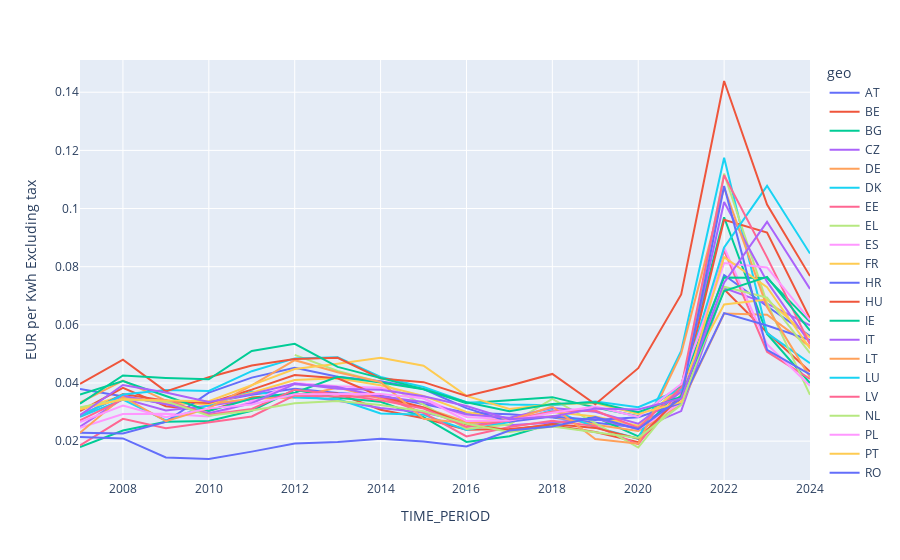

The cell this chart's notebook holds for it:
### Code cell
electricity_prices_hh_df = energy_prices_df[
    (energy_prices_df['nrg_bal'] == 'FC_NHH_E') &
    (energy_prices_df['siec'] == 'G3000') 
]

fig = px.line(electricity_prices_hh_df, x='TIME_PERIOD', y='EUR per Kwh Excluding tax', color='geo')
fig.show()

### Figure 1 — Plotly figure (JSON) as saved in the notebook; plotly's stock layout.template omitted (floating-point values rounded to 4 significant figures)
{"data": [{"hovertemplate": "geo=AT<br>TIME_PERIOD=%{x}<br>EUR per Kwh Excluding tax=%{y}<extra></extra>", "legendgroup": "AT", "line": {"color": "#636efa", "dash": "solid"}, "marker": {"symbol": "circle"}, "mode": "lines", "name": "AT", "orientation": "v", "showlegend": true, "type": "scatter", "x": [2007, 2009, 2010, 2011, 2012, 2013, 2014, 2015, 2016, 2017, 2018, 2019, 2020, 2021, 2022, 2023, 2024], "xaxis": "x", "y": [0.03795, 0.03286, 0.03318, 0.03595, 0.03799, 0.03655, 0.03567, 0.03283, 0.02973, 0.02923, 0.0281, 0.0263, 0.02468, 0.03514, 0.07712, 0.0664, 0.05617], "yaxis": "y"}, {"hovertemplate": "geo=BE<br>TIME_PERIOD=%{x}<br>EUR per Kwh Excluding tax=%{y}<extra></extra>", "legendgroup": "BE", "line": {"color": "#EF553B", "dash": "solid"}, "marker": {"symbol": "circle"}, "mode": "lines", "name": "BE", "orientation": "v", "showlegend": true, "type": "scatter", "x": [2007, 2008, 2009, 2010, 2011, 2012, 2013, 2014, 2015, 2016, 2017, 2018, 2019, 2020, 2021, 2022, 2023, 2024], "xaxis": "x", "y": [0.03036, 0.03835, 0.03203, 0.03046, 0.03504, 0.03617, 0.03635, 0.0308, 0.02788, 0.02393, 0.02414, 0.0255, 0.02314, 0.01965, 0.0348, 0.07224, 0.05735, 0.04396], "yaxis": "y"}, {"hovertemplate": "geo=BG<br>TIME_PERIOD=%{x}<br>EUR per Kwh Excluding tax=%{y}<extra></extra>", "legendgroup": "BG", "line": {"color": "#00cc96", "dash": "solid"}, "marker": {"symbol": "circle"}, "mode": "lines", "name": "BG", "orientation": "v", "showlegend": true, "type": "scatter", "x": [2007, 2008, 2009, 2010, 2011, 2012, 2013, 2014, 2015, 2016, 2017, 2018, 2019, 2020, 2021, 2022, 2023, 2024], "xaxis": "x", "y": [0.01794, 0.02366, 0.02665, 0.02691, 0.03044, 0.0377, 0.03495, 0.03352, 0.02824, 0.01973, 0.02166, 0.02609, 0.02827, 0.02167, 0.03884, 0.097, 0.05688, 0.03998], "yaxis": "y"}, {"hovertemplate": "geo=CZ<br>TIME_PERIOD=%{x}<br>EUR per Kwh Excluding tax=%{y}<extra></extra>", "legendgroup": "CZ", "line": {"color": "#ab63fa", "dash": "solid"}, "marker": {"symbol": "circle"}, "mode": "lines", "name": "CZ", "orientation": "v", "showlegend": true, "type": "scatter", "x": [2007, 2008, 2009, 2010, 2011, 2012, 2013, 2014, 2015, 2016, 2017, 2018, 2019, 2020, 2021, 2022, 2023, 2024], "xaxis": "x", "y": [0.02496, 0.03462, 0.03057, 0.03218, 0.03443, 0.03584, 0.0339, 0.03141, 0.02981, 0.02664, 0.02544, 0.02645, 0.02775, 0.02407, 0.03033, 0.07267, 0.06732, 0.05978], "yaxis": "y"}, {"hovertemplate": "geo=DE<br>TIME_PERIOD=%{x}<br>EUR per Kwh Excluding tax=%{y}<extra></extra>", "legendgroup": "DE", "line": {"color": "#FFA15A", "dash": "solid"}, "marker": {"symbol": "circle"}, "mode": "lines", "name": "DE", "orientation": "v", "showlegend": true, "type": "scatter", "x": [2007, 2008, 2009, 2010, 2011, 2012, 2013, 2014, 2015, 2016, 2017, 2018, 2019, 2020, 2021, 2022, 2023, 2024], "xaxis": "x", "y": [0.03328, 0.04084, 0.03395, 0.03278, 0.03462, 0.03498, 0.03843, 0.03465, 0.03159, 0.02657, 0.02755, 0.02859, 0.02561, 0.02348, 0.03268, 0.06388, 0.06347, 0.05251], "yaxis": "y"}, {"hovertemplate": "geo=DK<br>TIME_PERIOD=%{x}<br>EUR per Kwh Excluding tax=%{y}<extra></extra>", "legendgroup": "DK", "line": {"color": "#19d3f3", "dash": "solid"}, "marker": {"symbol": "circle"}, "mode": "lines", "name": "DK", "orientation": "v", "showlegend": true, "type": "scatter", "x": [2007, 2008, 2009, 2010, 2011, 2012, 2013, 2014, 2015, 2016, 2017, 2018, 2019, 2020, 2021, 2022, 2023, 2024], "xaxis": "x", "y": [0.02839, 0.03433, 0.0271, 0.0324, 0.03707, 0.035, 0.0345, 0.02953, 0.02906, 0.02383, 0.02657, 0.03066, 0.0248, 0.02081, 0.05098, 0.1175, 0.05713, 0.0468], "yaxis": "y"}, {"hovertemplate": "geo=EE<br>TIME_PERIOD=%{x}<br>EUR per Kwh Excluding tax=%{y}<extra></extra>", "legendgroup": "EE", "line": {"color": "#FF6692", "dash": "solid"}, "marker": {"symbol": "circle"}, "mode": "lines", "name": "EE", "orientation": "v", "showlegend": true, "type": "scatter", "x": [2007, 2008, 2009, 2010, 2011, 2012, 2013, 2014, 2015, 2016, 2017, 2018, 2019, 2020, 2021, 2022, 2023, 2024], "xaxis": "x", "y": [0.01856, 0.02766, 0.02441, 0.02649, 0.02847, 0.03572, 0.03538, 0.03532, 0.02975, 0.02163, 0.02489, 0.02705, 0.02517, 0.01891, 0.03819, 0.08549, 0.05076, 0.04143], "yaxis": "y"}, {"hovertemplate": "geo=EL<br>TIME_PERIOD=%{x}<br>EUR per Kwh Excluding tax=%{y}<extra></extra>", "legendgroup": "EL", "line": {"color": "#B6E880", "dash": "solid"}, "marker": {"symbol": "circle"}, "mode": "lines", "name": "EL", "orientation": "v", "showlegend": true, "type": "scatter", "x": [2012, 2013, 2014, 2015, 2016, 2017, 2018, 2019, 2020, 2021, 2022, 2023, 2024], "xaxis": "x", "y": [0.04966, 0.04412, 0.0403, 0.03254, 0.0242, 0.02574, 0.03451, 0.02609, 0.01781, 0.03612, 0.112, 0.06748, 0.03596], "yaxis": "y"}, {"hovertemplate": "geo=ES<br>TIME_PERIOD=%{x}<br>EUR per Kwh Excluding tax=%{y}<extra></extra>", "legendgroup": "ES", "line": {"color": "#FF97FF", "dash": "solid"}, "marker": {"symbol": "circle"}, "mode": "lines", "name": "ES", "orientation": "v", "showlegend": true, "type": "scatter", "x": [2007, 2008, 2009, 2010, 2011, 2012, 2013, 2014, 2015, 2016, 2017, 2018, 2019, 2020, 2021, 2022, 2023, 2024], "xaxis": "x", "y": [0.02455, 0.02933, 0.02943, 0.0285, 0.0337, 0.03996, 0.03891, 0.03838, 0.03469, 0.02832, 0.02756, 0.03017, 0.03048, 0.02406, 0.03323, 0.0866, 0.05331, 0.03903], "yaxis": "y"}, {"hovertemplate": "geo=FR<br>TIME_PERIOD=%{x}<br>EUR per Kwh Excluding tax=%{y}<extra></extra>", "legendgroup": "FR", "line": {"color": "#FECB52", "dash": "solid"}, "marker": {"symbol": "circle"}, "mode": "lines", "name": "FR", "orientation": "v", "showlegend": true, "type": "scatter", "x": [2007, 2008, 2009, 2010, 2011, 2012, 2013, 2014, 2015, 2016, 2017, 2018, 2019, 2020, 2021, 2022, 2023, 2024], "xaxis": "x", "y": [0.03134, 0.0355, 0.03306, 0.03277, 0.03663, 0.04103, 0.04162, 0.03923, 0.03557, 0.03001, 0.02751, 0.03005, 0.02844, 0.02529, 0.03951, 0.06701, 0.06869, 0.05563], "yaxis": "y"}, {"hovertemplate": "geo=HR<br>TIME_PERIOD=%{x}<br>EUR per Kwh Excluding tax=%{y}<extra></extra>", "legendgroup": "HR", "line": {"color": "#636efa", "dash": "solid"}, "marker": {"symbol": "circle"}, "mode": "lines", "name": "HR", "orientation": "v", "showlegend": true, "type": "scatter", "x": [2007, 2008, 2009, 2010, 2011, 2012, 2013, 2014, 2015, 2016, 2017, 2018, 2019, 2020, 2021, 2022, 2023, 2024], "xaxis": "x", "y": [0.0229, 0.02263, 0.0266, 0.0367, 0.04185, 0.04521, 0.04218, 0.04057, 0.03791, 0.03135, 0.02664, 0.02848, 0.02731, 0.02823, 0.03314, 0.06402, 0.05975, 0.05475], "yaxis": "y"}, {"hovertemplate": "geo=HU<br>TIME_PERIOD=%{x}<br>EUR per Kwh Excluding tax=%{y}<extra></extra>", "legendgroup": "HU", "line": {"color": "#EF553B", "dash": "solid"}, "marker": {"symbol": "circle"}, "mode": "lines", "name": "HU", "orientation": "v", "showlegend": true, "type": "scatter", "x": [2007, 2008, 2009, 2010, 2011, 2012, 2013, 2014, 2015, 2016, 2017, 2018, 2019, 2020, 2021, 2022, 2023, 2024], "xaxis": "x", "y": [0.02855, 0.03619, 0.0339, 0.03312, 0.03771, 0.04276, 0.04163, 0.03542, 0.03157, 0.02574, 0.02387, 0.02587, 0.02456, 0.02088, 0.03559, 0.09612, 0.09171, 0.06217], "yaxis": "y"}, {"hovertemplate": "geo=IE<br>TIME_PERIOD=%{x}<br>EUR per Kwh Excluding tax=%{y}<extra></extra>", "legendgroup": "IE", "line": {"color": "#00cc96", "dash": "solid"}, "marker": {"symbol": "circle"}, "mode": "lines", "name": "IE", "orientation": "v", "showlegend": true, "type": "scatter", "x": [2007, 2008, 2009, 2010, 2011, 2012, 2013, 2014, 2015, 2016, 2017, 2018, 2019, 2020, 2021, 2022, 2023, 2024], "xaxis": "x", "y": [0.03603, 0.04065, 0.03554, 0.03036, 0.03462, 0.03664, 0.0421, 0.04018, 0.03786, 0.03306, 0.03402, 0.03513, 0.03158, 0.02858, 0.03927, 0.07631, 0.07609, 0.06102], "yaxis": "y"}, {"hovertemplate": "geo=IT<br>TIME_PERIOD=%{x}<br>EUR per Kwh Excluding tax=%{y}<extra></extra>", "legendgroup": "IT", "line": {"color": "#ab63fa", "dash": "solid"}, "marker": {"symbol": "circle"}, "mode": "lines", "name": "IT", "orientation": "v", "showlegend": true, "type": "scatter", "x": [2007, 2008, 2009, 2010, 2011, 2012, 2013, 2014, 2015, 2016, 2017, 2018, 2019, 2020, 2021, 2022, 2023, 2024], "xaxis": "x", "y": [0.02898, 0.03557, 0.03267, 0.02959, 0.03304, 0.03959, 0.0386, 0.03537, 0.03345, 0.0292, 0.02803, 0.03136, 0.03012, 0.02597, 0.03695, 0.1023, 0.07484, 0.05367], "yaxis": "y"}, {"hovertemplate": "geo=LT<br>TIME_PERIOD=%{x}<br>EUR per Kwh Excluding tax=%{y}<extra></extra>", "legendgroup": "LT", "line": {"color": "#FFA15A", "dash": "solid"}, "marker": {"symbol": "circle"}, "mode": "lines", "name": "LT", "orientation": "v", "showlegend": true, "type": "scatter", "x": [2007, 2008, 2009, 2010, 2011, 2012, 2013, 2014, 2015, 2016, 2017, 2018, 2019, 2020, 2021, 2022, 2023, 2024], "xaxis": "x", "y": [0.0229, 0.03524, 0.02689, 0.03136, 0.03918, 0.04784, 0.04367, 0.04034, 0.02767, 0.02616, 0.02717, 0.03185, 0.02071, 0.01909, 0.0501, 0.1072, 0.06615, 0.04197], "yaxis": "y"}, {"hovertemplate": "geo=LU<br>TIME_PERIOD=%{x}<br>EUR per Kwh Excluding tax=%{y}<extra></extra>", "legendgroup": "LU", "line": {"color": "#19d3f3", "dash": "solid"}, "marker": {"symbol": "circle"}, "mode": "lines", "name": "LU", "orientation": "v", "showlegend": true, "type": "scatter", "x": [2007, 2008, 2009, 2010, 2011, 2012, 2013, 2014, 2015, 2016, 2017, 2018, 2019, 2020, 2021, 2022, 2023, 2024], "xaxis": "x", "y": [0.02855, 0.03603, 0.0376, 0.03728, 0.04406, 0.04846, 0.04883, 0.04208, 0.03864, 0.03341, 0.03261, 0.03234, 0.03364, 0.03167, 0.03787, 0.0866, 0.1078, 0.08453], "yaxis": "y"}, {"hovertemplate": "geo=LV<br>TIME_PERIOD=%{x}<br>EUR per Kwh Excluding tax=%{y}<extra></extra>", "legendgroup": "LV", "line": {"color": "#FF6692", "dash": "solid"}, "marker": {"symbol": "circle"}, "mode": "lines", "name": "LV", "orientation": "v", "showlegend": true, "type": "scatter", "x": [2007, 2008, 2009, 2010, 2011, 2012, 2013, 2014, 2015, 2016, 2017, 2018, 2019, 2020, 2021, 2022, 2023, 2024], "xaxis": "x", "y": [0.02716, 0.03436, 0.03419, 0.02905, 0.03108, 0.0377, 0.03611, 0.03402, 0.03122, 0.0249, 0.02707, 0.03021, 0.03051, 0.02456, 0.03841, 0.1114, 0.08319, 0.05332], "yaxis": "y"}, {"hovertemplate": "geo=NL<br>TIME_PERIOD=%{x}<br>EUR per Kwh Excluding tax=%{y}<extra></extra>", "legendgroup": "NL", "line": {"color": "#B6E880", "dash": "solid"}, "marker": {"symbol": "circle"}, "mode": "lines", "name": "NL", "orientation": "v", "showlegend": true, "type": "scatter", "x": [2007, 2008, 2009, 2010, 2011, 2012, 2013, 2014, 2015, 2016, 2017, 2018, 2019, 2020, 2021, 2022, 2023, 2024], "xaxis": "x", "y": [0.03169, 0.03429, 0.03375, 0.02872, 0.03051, 0.03305, 0.03381, 0.03241, 0.03029, 0.02596, 0.02311, 0.02499, 0.02305, 0.02113, 0.03248, 0.07308, 0.06937, 0.05023], "yaxis": "y"}, {"hovertemplate": "geo=PL<br>TIME_PERIOD=%{x}<br>EUR per Kwh Excluding tax=%{y}<extra></extra>", "legendgroup": "PL", "line": {"color": "#FF97FF", "dash": "solid"}, "marker": {"symbol": "circle"}, "mode": "lines", "name": "PL", "orientation": "v", "showlegend": true, "type": "scatter", "x": [2007, 2008, 2009, 2010, 2011, 2012, 2013, 2014, 2015, 2016, 2017, 2018, 2019, 2020, 2021, 2022, 2023, 2024], "xaxis": "x", "y": [0.0266, 0.03223, 0.02823, 0.03127, 0.03258, 0.0361, 0.03618, 0.03619, 0.03472, 0.02695, 0.02714, 0.02975, 0.03191, 0.02837, 0.03964, 0.08125, 0.07974, 0.06162], "yaxis": "y"}, {"hovertemplate": "geo=PT<br>TIME_PERIOD=%{x}<br>EUR per Kwh Excluding tax=%{y}<extra></extra>", "legendgroup": "PT", "line": {"color": "#FECB52", "dash": "solid"}, "marker": {"symbol": "circle"}, "mode": "lines", "name": "PT", "orientation": "v", "showlegend": true, "type": "scatter", "x": [2007, 2008, 2009, 2010, 2011, 2012, 2013, 2014, 2015, 2016, 2017, 2018, 2019, 2020, 2021, 2022, 2023, 2024], "xaxis": "x", "y": [0.03096, 0.03442, 0.03401, 0.03376, 0.03925, 0.04483, 0.04665, 0.04864, 0.04596, 0.03557, 0.03105, 0.03268, 0.03311, 0.02931, 0.03346, 0.08329, 0.07297, 0.0519], "yaxis": "y"}, {"hovertemplate": "geo=RO<br>TIME_PERIOD=%{x}<br>EUR per Kwh Excluding tax=%{y}<extra></extra>", "legendgroup": "RO", "line": {"color": "#636efa", "dash": "solid"}, "marker": {"symbol": "circle"}, "mode": "lines", "name": "RO", "orientation": "v", "showlegend": true, "type": "scatter", "x": [2007, 2008, 2009, 2010, 2011, 2012, 2013, 2014, 2015, 2016, 2017, 2018, 2019, 2020, 2021, 2022, 2023, 2024], "xaxis": "x", "y": [0.02143, 0.02094, 0.0144, 0.01386, 0.01639, 0.01918, 0.01974, 0.0208, 0.01986, 0.01816, 0.02364, 0.02503, 0.02826, 0.02415, 0.03481, 0.1078, 0.05143, 0.04297], "yaxis": "y"}, {"hovertemplate": "geo=SE<br>TIME_PERIOD=%{x}<br>EUR per Kwh Excluding tax=%{y}<extra></extra>", "legendgroup": "SE", "line": {"color": "#EF553B", "dash": "solid"}, "marker": {"symbol": "circle"}, "mode": "lines", "name": "SE", "orientation": "v", "showlegend": true, "type": "scatter", "x": [2007, 2008, 2009, 2010, 2011, 2012, 2013, 2014, 2015, 2016, 2017, 2018, 2019, 2020, 2021, 2022, 2023, 2024], "xaxis": "x", "y": [0.03971, 0.04804, 0.03711, 0.042, 0.04603, 0.04824, 0.04865, 0.04154, 0.04028, 0.03556, 0.03904, 0.04312, 0.03268, 0.04509, 0.07046, 0.1439, 0.1013, 0.07676], "yaxis": "y"}, {"hovertemplate": "geo=SI<br>TIME_PERIOD=%{x}<br>EUR per Kwh Excluding tax=%{y}<extra></extra>", "legendgroup": "SI", "line": {"color": "#00cc96", "dash": "solid"}, "marker": {"symbol": "circle"}, "mode": "lines", "name": "SI", "orientation": "v", "showlegend": true, "type": "scatter", "x": [2007, 2008, 2009, 2010, 2011, 2012, 2013, 2014, 2015, 2016, 2017, 2018, 2019, 2020, 2021, 2022, 2023, 2024], "xaxis": "x", "y": [0.0329, 0.04259, 0.04176, 0.04125, 0.05103, 0.05348, 0.04554, 0.04177, 0.03789, 0.03336, 0.03026, 0.03276, 0.03335, 0.02996, 0.03533, 0.07165, 0.07651, 0.058], "yaxis": "y"}, {"hovertemplate": "geo=SK<br>TIME_PERIOD=%{x}<br>EUR per Kwh Excluding tax=%{y}<extra></extra>", "legendgroup": "SK", "line": {"color": "#ab63fa", "dash": "solid"}, "marker": {"symbol": "circle"}, "mode": "lines", "name": "SK", "orientation": "v", "showlegend": true, "type": "scatter", "x": [2007, 2008, 2009, 2010, 2011, 2012, 2013, 2014, 2015, 2016, 2017, 2018, 2019, 2020, 2021, 2022, 2023, 2024], "xaxis": "x", "y": [0.02894, 0.03929, 0.03671, 0.03347, 0.03621, 0.03984, 0.03805, 0.03764, 0.03546, 0.0321, 0.02752, 0.02849, 0.03123, 0.03091, 0.03469, 0.07448, 0.09543, 0.07236], "yaxis": "y"}], "layout": {"legend": {"title": {"text": "geo"}, "tracegroupgap": 0}, "margin": {"t": 60}, "xaxis": {"anchor": "y", "domain": [0, 1], "title": {"text": "TIME_PERIOD"}}, "yaxis": {"anchor": "x", "domain": [0, 1], "title": {"text": "EUR per Kwh Excluding tax"}}}}
